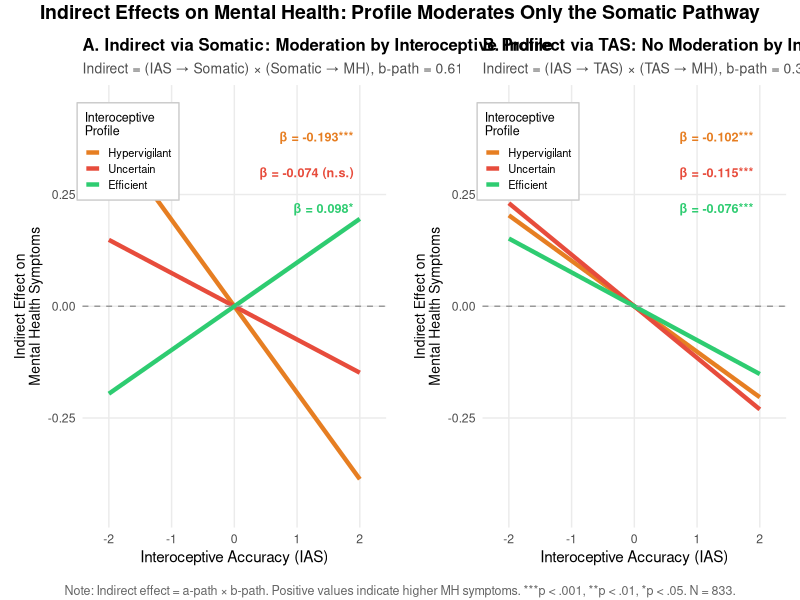

Recreate this plot in R.
# =============================================================================
# Simple Slopes: Indirect Effects on Mental Health by Interoceptive Profile
# Shows indirect effects through Somatic and TAS for each cluster profile
# Indirect effect = (IAS -> Mediator) x (Mediator -> MH)
# =============================================================================

# Paths are relative to the repository root; run scripts from there.

library(tidyverse)
library(gridExtra)
library(grid)

# =============================================================================
# 1. LOAD DATA, CREATE PROFILES, DEFINE B-PATHS
# =============================================================================

dfc <- read.csv("dfc_interoception_profiling.csv")

dfc$ias_z <- scale(dfc$ias)[,1]
dfc$iats_z <- scale(dfc$iats)[,1]
dfc$tas_z <- scale(dfc$tas)[,1]
dfc$somatic_z <- scale(rowMeans(cbind(scale(dfc$sss8), scale(dfc$pcs)), na.rm = TRUE))[,1]

# Create cluster profiles
set.seed(42)
cluster_data <- cbind(dfc$ias_z, dfc$iats_z)
km <- kmeans(cluster_data, centers = 3, nstart = 25)
dfc$cluster <- km$cluster

# Label clusters
cluster_means <- data.frame(
  cluster = 1:3,
  IAS_mean = km$centers[, 1],
  IATS_mean = km$centers[, 2]
)
cluster_means$profile <- NA
cluster_means$profile[which.min(cluster_means$IATS_mean)] <- "Efficient"
cluster_means$profile[which.max(cluster_means$IATS_mean)] <- "Hypervigilant"
cluster_means$profile[is.na(cluster_means$profile)] <- "Uncertain"

dfc$profile <- cluster_means$profile[match(dfc$cluster, cluster_means$cluster)]

# B-paths from SEM (Mediator -> Mental Health)
b_somatic_mh <- 0.61  # Somatic -> MH
b_tas_mh <- 0.31      # TAS -> MH

cat("B-paths from SEM:\n")
cat("  Somatic -> MH: \u03B2 =", b_somatic_mh, "\n")
cat("  TAS -> MH: \u03B2 =", b_tas_mh, "\n")

# =============================================================================
# 2. CALCULATE INDIRECT EFFECTS BY PROFILE
# =============================================================================

# Profile order and colors (consistent with figure_1_profiles.png)
profile_order <- c("Hypervigilant", "Uncertain", "Efficient")
profile_colors <- c("Hypervigilant" = "#e67e22", "Uncertain" = "#e74c3c", "Efficient" = "#2ecc71")

# Function to format significance
format_sig <- function(p) {
  if (p < 0.001) return("***")
  if (p < 0.01) return("**")
  if (p < 0.05) return("*")
  return(" (n.s.)")
}

ias_range <- seq(-2, 2, by = 0.1)

# Calculate indirect effects through Somatic by profile
indirect_somatic <- data.frame()
results_somatic <- data.frame()

for (prof in profile_order) {
  subset_data <- dfc[dfc$profile == prof, ]

  # Fit a-path model for this profile
  mod <- lm(somatic_z ~ ias_z, data = subset_data)
  a_path <- coef(mod)["ias_z"]
  p_val <- summary(mod)$coefficients["ias_z", "Pr(>|t|)"]

  # Indirect effect = a * b
  indirect_effect <- a_path * b_somatic_mh

  # Predicted indirect contribution across IAS range
  pred <- indirect_effect * ias_range

  indirect_somatic <- rbind(indirect_somatic, data.frame(
    IAS = ias_range,
    Indirect_Effect = pred,
    Profile = prof,
    stringsAsFactors = FALSE
  ))

  results_somatic <- rbind(results_somatic, data.frame(
    Profile = prof,
    a_path = round(a_path, 3),
    indirect = round(indirect_effect, 3),
    p = p_val,
    sig = format_sig(p_val),
    n = nrow(subset_data),
    label = paste0("\u03B2 = ", round(indirect_effect, 3), format_sig(p_val)),
    stringsAsFactors = FALSE
  ))
}

indirect_somatic$Profile <- factor(indirect_somatic$Profile, levels = profile_order)

# Calculate indirect effects through TAS by profile
indirect_tas <- data.frame()
results_tas <- data.frame()

for (prof in profile_order) {
  subset_data <- dfc[dfc$profile == prof, ]

  # Fit a-path model for this profile
  mod <- lm(tas_z ~ ias_z, data = subset_data)
  a_path <- coef(mod)["ias_z"]
  p_val <- summary(mod)$coefficients["ias_z", "Pr(>|t|)"]

  # Indirect effect = a * b
  indirect_effect <- a_path * b_tas_mh

  pred <- indirect_effect * ias_range

  indirect_tas <- rbind(indirect_tas, data.frame(
    IAS = ias_range,
    Indirect_Effect = pred,
    Profile = prof,
    stringsAsFactors = FALSE
  ))

  results_tas <- rbind(results_tas, data.frame(
    Profile = prof,
    a_path = round(a_path, 3),
    indirect = round(indirect_effect, 3),
    p = p_val,
    sig = format_sig(p_val),
    n = nrow(subset_data),
    label = paste0("\u03B2 = ", round(indirect_effect, 3), format_sig(p_val)),
    stringsAsFactors = FALSE
  ))
}

indirect_tas$Profile <- factor(indirect_tas$Profile, levels = profile_order)

cat("\n=== INDIRECT THROUGH SOMATIC: IAS -> Somatic -> MH by Profile ===\n")
print(results_somatic)

cat("\n=== INDIRECT THROUGH TAS: IAS -> TAS -> MH by Profile ===\n")
print(results_tas)

# =============================================================================
# 3. CREATE PLOTS
# =============================================================================

label_y_positions_som <- c(0.38, 0.30, 0.22)  # Top right for somatic
label_y_positions_tas <- c(0.38, 0.30, 0.22)  # Top right for TAS

# Panel A: Indirect through Somatic (MODERATED by profile)
p_somatic <- ggplot(indirect_somatic, aes(x = IAS, y = Indirect_Effect, color = Profile)) +
  geom_line(linewidth = 1.5) +
  geom_hline(yintercept = 0, linetype = "dashed", color = "gray60", linewidth = 0.5) +
  scale_color_manual(values = profile_colors, name = "Interoceptive\nProfile") +
  scale_x_continuous(breaks = -2:2, limits = c(-2.2, 2.2)) +
  scale_y_continuous(limits = c(-0.45, 0.45)) +
  # Add labels in top right
  annotate("text", x = 1.9, y = label_y_positions_som[1],
           label = results_somatic$label[results_somatic$Profile == "Hypervigilant"],
           color = profile_colors["Hypervigilant"], size = 3.2, fontface = "bold", hjust = 1) +
  annotate("text", x = 1.9, y = label_y_positions_som[2],
           label = results_somatic$label[results_somatic$Profile == "Uncertain"],
           color = profile_colors["Uncertain"], size = 3.2, fontface = "bold", hjust = 1) +
  annotate("text", x = 1.9, y = label_y_positions_som[3],
           label = results_somatic$label[results_somatic$Profile == "Efficient"],
           color = profile_colors["Efficient"], size = 3.2, fontface = "bold", hjust = 1) +
  labs(
    title = "A. Indirect via Somatic: Moderation by Interoceptive Profile",
    subtitle = paste0("Indirect = (IAS \u2192 Somatic) \u00d7 (Somatic \u2192 MH), b-path = ", b_somatic_mh),
    x = "Interoceptive Accuracy (IAS)",
    y = "Indirect Effect on\nMental Health Symptoms"
  ) +
  theme_minimal(base_size = 11) +
  theme(
    plot.title = element_text(size = 12, face = "bold"),
    plot.subtitle = element_text(size = 10, color = "gray30"),
    legend.position = c(0.15, 0.85),
    legend.background = element_rect(fill = "white", color = "gray80"),
    legend.key.size = unit(0.8, "lines"),
    legend.title = element_text(size = 9),
    legend.text = element_text(size = 8),
    panel.grid.minor = element_blank(),
    axis.title.y = element_text(size = 10),
    plot.margin = margin(10, 10, 10, 10)
  )

# Panel B: Indirect through TAS (NO MODERATION by profile)
p_tas <- ggplot(indirect_tas, aes(x = IAS, y = Indirect_Effect, color = Profile)) +
  geom_line(linewidth = 1.5) +
  geom_hline(yintercept = 0, linetype = "dashed", color = "gray60", linewidth = 0.5) +
  scale_color_manual(values = profile_colors, name = "Interoceptive\nProfile") +
  scale_x_continuous(breaks = -2:2, limits = c(-2.2, 2.2)) +
  scale_y_continuous(limits = c(-0.45, 0.45)) +
  # Add labels in top right
  annotate("text", x = 1.9, y = label_y_positions_tas[1],
           label = results_tas$label[results_tas$Profile == "Hypervigilant"],
           color = profile_colors["Hypervigilant"], size = 3.2, fontface = "bold", hjust = 1) +
  annotate("text", x = 1.9, y = label_y_positions_tas[2],
           label = results_tas$label[results_tas$Profile == "Uncertain"],
           color = profile_colors["Uncertain"], size = 3.2, fontface = "bold", hjust = 1) +
  annotate("text", x = 1.9, y = label_y_positions_tas[3],
           label = results_tas$label[results_tas$Profile == "Efficient"],
           color = profile_colors["Efficient"], size = 3.2, fontface = "bold", hjust = 1) +
  labs(
    title = "B. Indirect via TAS: No Moderation by Interoceptive Profile",
    subtitle = paste0("Indirect = (IAS \u2192 TAS) \u00d7 (TAS \u2192 MH), b-path = ", b_tas_mh),
    x = "Interoceptive Accuracy (IAS)",
    y = "Indirect Effect on\nMental Health Symptoms"
  ) +
  theme_minimal(base_size = 11) +
  theme(
    plot.title = element_text(size = 12, face = "bold"),
    plot.subtitle = element_text(size = 10, color = "gray30"),
    legend.position = c(0.15, 0.85),
    legend.background = element_rect(fill = "white", color = "gray80"),
    legend.key.size = unit(0.8, "lines"),
    legend.title = element_text(size = 9),
    legend.text = element_text(size = 8),
    panel.grid.minor = element_blank(),
    axis.title.y = element_text(size = 10),
    plot.margin = margin(10, 10, 10, 10)
  )

# =============================================================================
# 4. COMBINE AND SAVE
# =============================================================================

combined <- grid.arrange(
  p_somatic, p_tas,
  ncol = 2,
  top = textGrob("Indirect Effects on Mental Health: Profile Moderates Only the Somatic Pathway",
                 gp = gpar(fontsize = 14, fontface = "bold")),
  bottom = textGrob(sprintf("Note: Indirect effect = a-path \u00d7 b-path. Positive values indicate higher MH symptoms. ***p < .001, **p < .01, *p < .05. N = %d.", nrow(dfc)),
                    gp = gpar(fontsize = 9, col = "gray40"))
)

ggsave("plots/supplementary_plots/3_s_5_simple_slopes_indirect_profiles.png",
       combined, width = 13, height = 6, dpi = 300, bg = "white")

cat("\nFigure saved: figure_simple_slopes_indirect_profiles.png\n")

# =============================================================================
# 5. PRINT SUMMARY
# =============================================================================

cat("\n=== SUMMARY: INDIRECT EFFECTS BY PROFILE ===\n")
cat("\nVIA SOMATIC (IAS -> Somatic -> MH):\n")
for (i in 1:nrow(results_somatic)) {
  cat(sprintf("  %s (n=%d): a = %.3f, indirect %s (p = %.4f)\n",
              results_somatic$Profile[i], results_somatic$n[i],
              results_somatic$a_path[i], results_somatic$label[i], results_somatic$p[i]))
}

cat("\nVIA TAS (IAS -> TAS -> MH):\n")
for (i in 1:nrow(results_tas)) {
  cat(sprintf("  %s (n=%d): a = %.3f, indirect %s (p = %.4f)\n",
              results_tas$Profile[i], results_tas$n[i],
              results_tas$a_path[i], results_tas$label[i], results_tas$p[i]))
}

som_range <- max(results_somatic$indirect) - min(results_somatic$indirect)
tas_range <- max(results_tas$indirect) - min(results_tas$indirect)
cat(sprintf("\nIndirect effect range - Somatic: %.3f | TAS: %.3f\n", som_range, tas_range))

cat("\n=== INTERPRETATION ===\n")
cat("Negative indirect = IAS reduces MH symptoms through this pathway\n")
cat("Positive indirect = IAS increases MH symptoms through this pathway\n")
